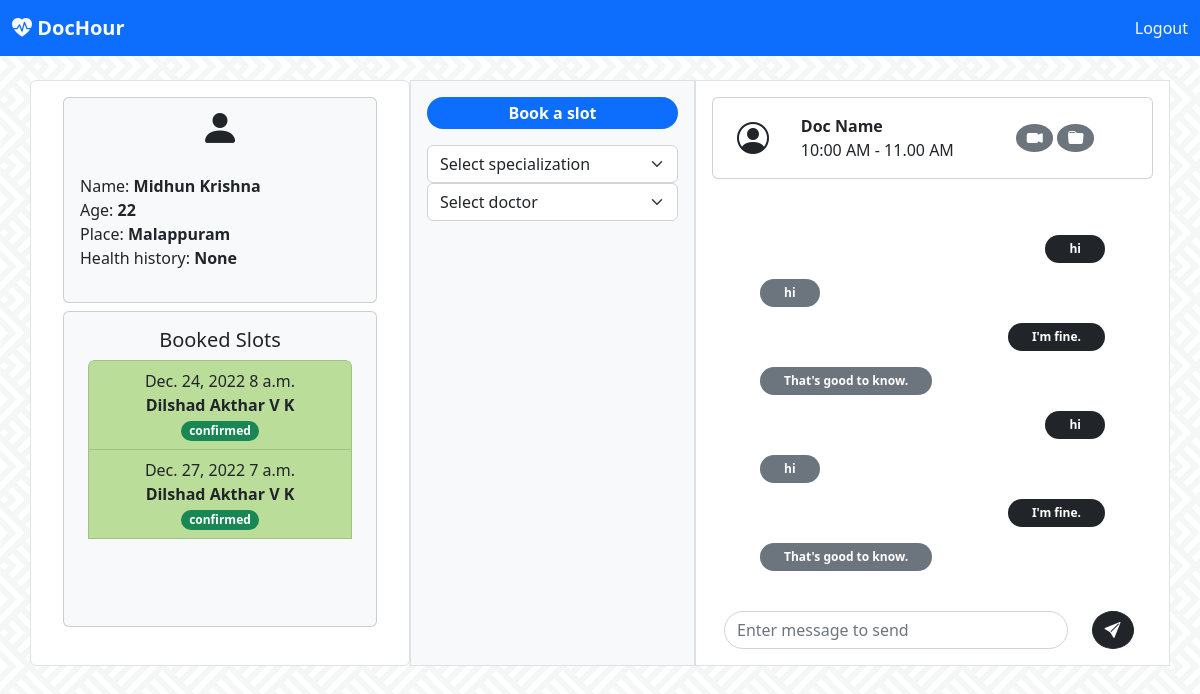
The page /client/client_home/ (signed in) on the database its author committed.
### client/models.py (models this page shows, shortened)
class Client(models.Model):
    user = models.OneToOneField(User, on_delete=models.CASCADE)
    place = models.CharField(max_length=100)
    age = models.IntegerField()
    health_history = models.CharField(max_length=250)

### doctor/models.py (models this page shows, shortened)
class Schedule(models.Model):
    doc = models.ForeignKey(Doctor, on_delete=models.CASCADE)
    date = models.DateField()
    start_time = models.TimeField()
    taken = models.ForeignKey(Client, related_name='taken', on_delete=models.CASCADE, null=True, blank=True)
    confirmed = models.BooleanField(default=False)
    cancelled = models.ForeignKey(Client, related_name='cancelled', on_delete=models.CASCADE, null=True, blank=True)

class Doctor(models.Model):
    user = models.OneToOneField(User, on_delete=models.CASCADE)
    hospital = models.CharField(max_length=120)
    location = models.CharField(max_length=100)
    specialization = models.ForeignKey(Specialization, on_delete=models.CASCADE)

### client/views.py (the view)
# urls.py: url(r'client_home/', views.client_home, name='client_home'),
def client_home(request):
    client = Client.objects.get(user=request.user)
    booked = Schedule.objects.filter(taken=client)
    cancelled = Schedule.objects.filter(cancelled=client)
    spec = Specialization.objects.all()
    return render(request,'client/client-home.html', context={'client': client, 'booked':booked,'cancelled':cancelled, 'spec':spec})

### templates/client/client-home.html (shortened to what this page needs)
<!doctype html>
<html lang="en">
  <head>
    <link rel="stylesheet" href="https://cdn.jsdelivr.net/npm/bootstrap-icons@1.10.2/font/bootstrap-icons.css">
    <link href="https://cdn.jsdelivr.net/npm/bootstrap@5.2.3/dist/css/bootstrap.min.css" rel="stylesheet">
  </head>
  <body style="background-image: url('../../../static/images/bg.webp');background-repeat: repeat; background-position: center; ">
    <nav class="navbar navbar-expand-lg fixed-top bg-primary">
        <div class="container-fluid">
          <div class="collapse navbar-collapse" id="navbarTogglerDemo01">
            <a class="navbar-brand" href="#"><b class="bi bi-heart-pulse-fill text-light">
                DocHour</b></a>
            <div>
                    <a class="nav-link active text-light" aria-current="page" href="{% url 'doctor:user_logout' %}">Logout</a>
            </div>
          </div>
        </div>
      </nav>
      <nav class="navbar bg-light">
        <div class="container-fluid">
          <a class="navbar-brand" href="#">
            <b class="bi bi-heart-pulse-fill text-danger">
            DocHour</b>
          </a>
        </div>
      </nav>
      <br>
      <div class="container">
      <div class="row">
        <div class="col-sm-4  border mx-auto px-4 py-2 text-center rounded bg-white" >
            <div class="card m-2 bg-light">
              <i class="bi bi-person-fill fs-1"></i>
            <p class="text-start p-3">
            Name: <b>{{client.user.first_name}} {{client.user.last_name}}</b><br>
            Age: <b> {{client.age}} </b><br>
            Place: <b>{{client.place}} </b><br>
            Health history: <b>{{client.health_history}}</b></p>
            </div>
            <div class="card m-2 px-2 bg-light">
                <div class="card-body">
                  <h5 class="card-title">Booked Slots</h5>
                  <ul class="list-group text-start"  style="overflow-y: scroll; height:250px">
                    {% for slot in booked %}
                    {% if slot.confirmed %}<li class="list-group-item text-center" style="background-color: rgb(187, 221, 154);">{{slot.date}} {{slot.start_time}} <br> <b>{{slot.doc.user.first_name}} {{slot.doc.user.last_name}}</b> <br> <span class="badge rounded-pill bg-success">confirmed</span></li>
                    {% else %}<li class="list-group-item text-center"  style="background-color: rgb(228, 233, 182);">{{slot.date}} {{slot.start_time}} <br> <b>{{slot.doc.user.first_name}} {{slot.doc.user.last_name}}</b> <br> <span class="badge rounded-pill bg-warning text-dark">waiting for confirmation</span></li>
                    {% endif %}
                    {% endfor %}
                    <br>
                  </ul>
                </div>
              </div>
        </div>
        <div class="col-sm-3 mx-auto p-3 border bg-light">
          <p class="bg-primary rounded-pill text-white text-center p-1"><b>Book a slot</b></p>
          <form action="{% url 'client:client_home_spec' %}" method="post">
          <select class="form-select" aria-label="Default select example" onchange="this.form.submit()" name="spec">
            <option selected>{% if spec_sel %}{{spec_sel}}{% else %} Select specialization {% endif %}</option>
          </select>
        </form>
        <form action="{% url 'client:client_home_doc' %}" method="post">
          <select class="form-select" aria-label="Default select example"  onchange="this.form.submit()" name="doc">
            <option selected>{% if doctor %}{{doctor.user.first_name}} {{doctor.user.last_name}}{% else %} Select doctor {% endif %}</option>
          </select>
        </form>
        <br>
        <ul class="list-group text-start"  style="overflow-y: scroll; height:400px">
          <br>
        </ul>
        </div>
        <div class="col-sm-5 mx-auto p-3 border bg-white">
          <form action="" method="post">
            <div class="card mb-2">
                <div class="row  p-3">
                <div class="col-sm-2 text-center my-auto">
                    <i class="bi bi-person-circle fs-2"></i>
                </div>
                <div class="col-sm-9">
                  <div class="row">
                    <div class="col-8">
                      <b>Doc Name</b> <br>
                      10:00 AM - 11.00 AM
                    </div>
                    <div class="col-4 my-auto">
                      <span class="badge text-bg-secondary rounded-circle fs-6"> <i class="bi bi-camera-video-fill"></i></span>
                      <span class="badge text-bg-secondary rounded-circle fs-6"> <i class="bi bi-folder-fill"></i> </span>
                    </div>
                  </div>
                </div>
                </div>
            </div>
        <div class="row p-5" style="overflow-y: scroll; height:400px">
            <p class="text-end"><span class="badge rounded-pill text-bg-dark px-4 py-2"> hi </span></p>
            <p class="text-start"><span class="badge rounded-pill text-bg-secondary px-4 py-2"> hi </span></p>
            <p class="text-end"><span class="badge rounded-pill text-bg-dark px-4 py-2"> I'm fine. </span></p>
            <p class="text-start"><span class="badge rounded-pill text-bg-secondary px-4 py-2"> That's good to know. </span></p>
            <p class="text-end"><span class="badge rounded-pill text-bg-dark px-4 py-2"> hi </span></p>
            <p class="text-start"><span class="badge rounded-pill text-bg-secondary px-4 py-2"> hi </span></p>
            <p class="text-end"><span class="badge rounded-pill text-bg-dark px-4 py-2"> I'm fine. </span></p>
            <p class="text-start"><span class="badge rounded-pill text-bg-secondary px-4 py-2"> That's good to know. </span></p>
        </div>
        <div class="row mt-4 mx-auto">
            <div class="col-10">
                <input class="form-control rounded-pill" type="text" placeholder="Enter message to send" aria-label="Enter message to send">
            </div>
            <div class="col-2">
                <button type="submit" class="rounded-circle btn btn-dark mr-0"><i class="bi bi-send-fill"></i></button>
            </div>
        </div>
        </form>
        </div>
      </div>
      </div>
  </body>
</html>

### rows shown on the page
Client: user.first_name "Midhun", user.last_name "Krishna", age "22", place "Malappuram", health_history "None"
Schedule: date "Dec. 24, 2022", start_time "8 a.m.", doc.user.first_name "Dilshad", doc.user.last_name "Akthar V K"
Schedule: date "Dec. 27, 2022", start_time "7 a.m.", doc.user.first_name "Dilshad", doc.user.last_name "Akthar V K"
